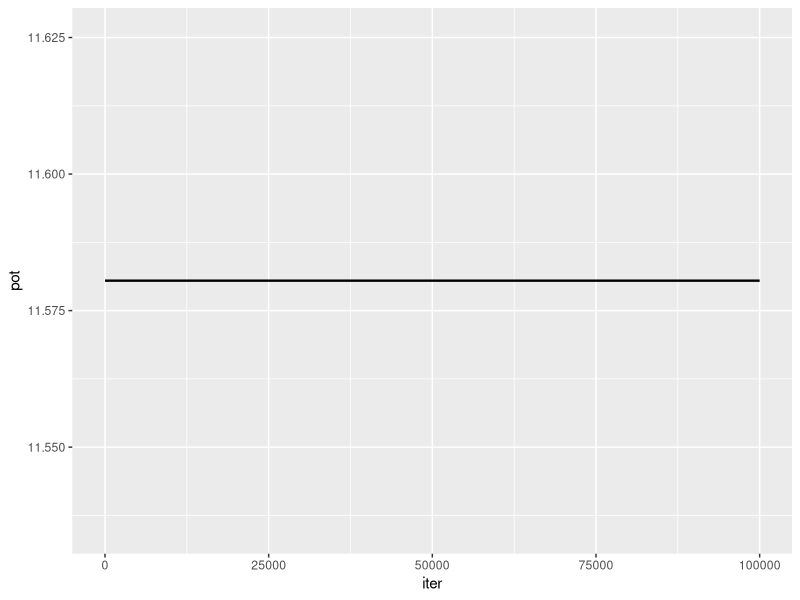

Write the R code that produced this figure.
library(tidyverse)

niter <- 100000
potential <- scan(
    file = "dump/test_U.txt",
    what = double(),
    n = niter,
    sep = " "
)

tibble(
    iter = rep(1:niter),
    pot = potential
) |>
    ggplot(aes(x = iter, y = pot)) +
        geom_line(linewidth = 0.8)
